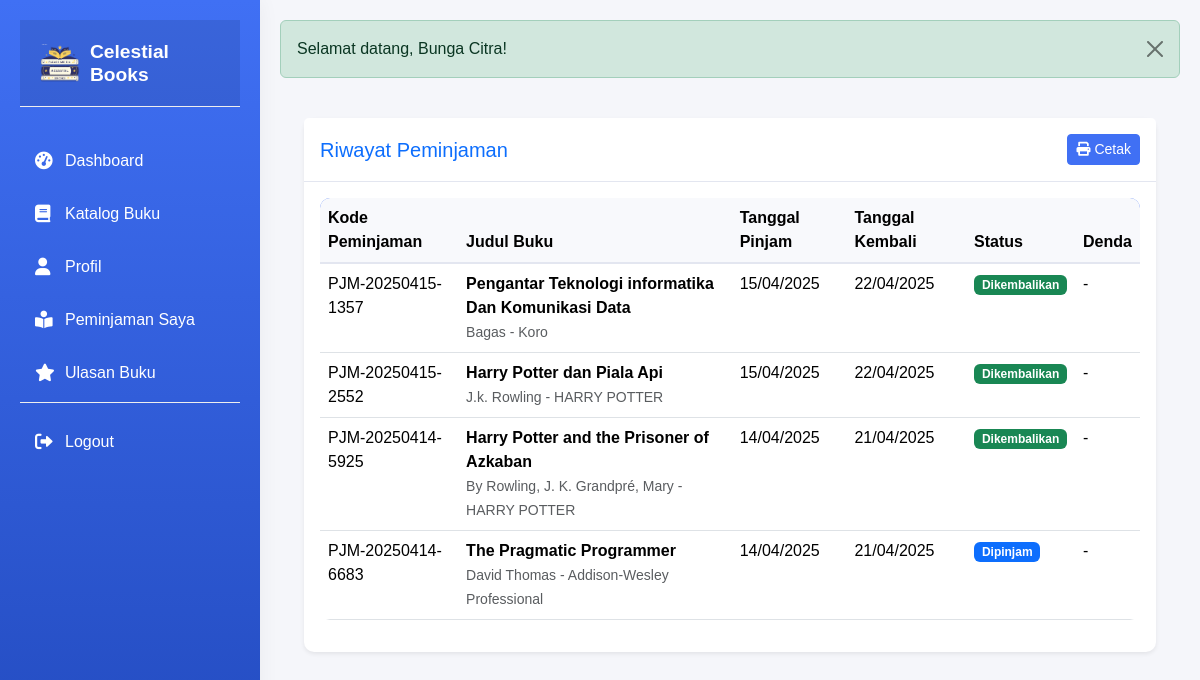
The app's page /modules/peminjam/reports/kartu_peminjaman.php (signed in) with its own data.
### tables this page shows
CREATE TABLE `peminjaman` (
  `id` int(11) NOT NULL,
  `kode_peminjaman` varchar(20) NOT NULL,
  `user_id` int(11) DEFAULT NULL,
  `buku_id` int(11) DEFAULT NULL,
  `tanggal_peminjaman` date NOT NULL,
  `tanggal_pengembalian` date NOT NULL,
  `tanggal_dikembalikan` date DEFAULT NULL,
  `status_peminjaman` enum('dipinjam','dikembalikan','terlambat') DEFAULT 'dipinjam',
  `denda` decimal(10,2) DEFAULT 0.00,
  `catatan` text DEFAULT NULL,
  `petugas_id` int(11) DEFAULT NULL,
  `created_at` timestamp NOT NULL DEFAULT current_timestamp(),
  `updated_at` timestamp NOT NULL DEFAULT current_timestamp() ON UPDATE current_timestamp()
);

CREATE TABLE `buku` (
  `id` int(11) NOT NULL,
  `kode_buku` varchar(20) NOT NULL,
  `judul` varchar(255) NOT NULL,
  `penulis` varchar(255) NOT NULL,
  `penerbit` varchar(255) NOT NULL,
  `tahun_terbit` int(11) NOT NULL,
  `isbn` varchar(20) DEFAULT NULL,
  `stok` int(11) NOT NULL DEFAULT 1,
  `cover_img` varchar(255) DEFAULT 'default_cover.jpg',
  `deskripsi` text DEFAULT NULL,
  `created_at` timestamp NOT NULL DEFAULT current_timestamp(),
  `updated_at` timestamp NOT NULL DEFAULT current_timestamp() ON UPDATE current_timestamp(),
  `rating` decimal(3,1) NOT NULL DEFAULT 0.0
);

### modules/peminjam/reports/kartu_peminjaman.php (the view, shortened to what this page needs)
<?php
$db = new Database();
$conn = $db->getConnection();
$stmt = $conn->prepare("
    SELECT p.*, b.judul, b.penulis, b.penerbit
    FROM peminjaman p
    JOIN buku b ON p.buku_id = b.id
    WHERE p.user_id = ?
    ORDER BY p.tanggal_peminjaman DESC
");
$stmt->execute([$_SESSION['user_id']]);
$loans = $stmt->fetchAll(PDO::FETCH_ASSOC);
include '../../../includes/header.php';
?>
<div class="container-fluid p-4">
    <div class="card border-0 shadow-sm">
        <div class="card-header bg-white py-3">
            <div class="row align-items-center">
                <div class="col">
                    <h5 class="mb-0 text-primary">Riwayat Peminjaman</h5>
                </div>
                <div class="col text-end">
                    <a href="#" onclick="window.print()" class="btn btn-primary btn-sm">
                        <i class="fas fa-print me-1"></i>Cetak
                    </a>
                </div>
            </div>
        </div>
        <div class="card-body">
            <div class="table-responsive">
                <table class="table table-hover">
                    <thead>
                        <tr>
                            <th>Kode Peminjaman</th>
                            <th>Judul Buku</th>
                            <th>Tanggal Pinjam</th>
                            <th>Tanggal Kembali</th>
                            <th>Status</th>
                            <th>Denda</th>
                        </tr>
                    </thead>
                    <tbody>
                        <?php foreach ($loans as $loan): ?>
                            <tr>
                                <td><?= htmlspecialchars($loan['kode_peminjaman']) ?></td>
                                <td>
                                    <div>
                                        <strong><?= htmlspecialchars($loan['judul']) ?></strong>
                                    </div>
                                    <small class="text-muted">
                                        <?= htmlspecialchars($loan['penulis']) ?> -
                                        <?= htmlspecialchars($loan['penerbit']) ?>
                                    </small>
                                </td>
                                <td><?= date('d/m/Y', strtotime($loan['tanggal_peminjaman'])) ?></td>
                                <td><?= date('d/m/Y', strtotime($loan['tanggal_pengembalian'])) ?></td>
                                <td>
                                    <?php
                                    $status_class = [
                                        'dipinjam' => 'primary',
                                        'dikembalikan' => 'success',
                                        'terlambat' => 'danger'
                                    ];
                                    $status = $loan['status_peminjaman'];
                                    $class = $status_class[$status] ?? 'secondary';
                                    ?>
                                    <span class="badge bg-<?= $class ?>">
                                        <?= ucfirst($status) ?>
                                    </span>
                                </td>
                                <td>
                                    <?php if ($loan['denda'] > 0): ?>
                                        <span class="text-danger">
                                            Rp <?= number_format($loan['denda'], 0, ',', '.') ?>
                                        </span>
                                    <?php else: ?>
                                        -
                                    <?php endif; ?>
                                </td>
                            </tr>
                        <?php endforeach; ?>
                    </tbody>
                </table>
            </div>
        </div>
    </div>
</div>
<?php include '../../../includes/footer.php'; ?>

### assets/css/style.css (style rules this page uses)
:root { --primary-color: #4070f4; --secondary-color: #0c134f; --success-color: #1cc88a; --info-color: #36b9cc; --warning-color: #f6c23e; --danger-color: #e74a3b; --white-color: #ffffff; --light-color: #f8f9fc; --dark-color: #5a5c69; --text-color: #333333; --text-light: #7f8c8d; --text-dark: #2c3e50; --sidebar-width: 260px; --header-height: 60px; --transition-speed: 0.3s; }
body { font-family: 'Nunito', sans-serif; background-color: #f5f6fa; color: var(--text-dark); }
.card { border: none; border-radius: 10px; box-shadow: 0 0.15rem 1.75rem 0 rgba(58, 59, 69, 0.15); transition: transform 0.3s ease; background-color: var(--white-color); }
.card-header { background-color: var(--white-color); border-bottom: 1px solid #e3e6f0; }
.btn-primary { background-color: var(--primary-color); border-color: var(--primary-color); }
.table { background-color: var(--white-color); border-radius: 10px; overflow: hidden; }
.table thead { background-color: var(--primary-color); color: var(--white-color); }
.table thead th { background-color: var(--light-color); border-bottom: 2px solid #e3e6f0; }

### records on screen
peminjaman: kode_peminjaman "PJM-20250415-1357", buku.judul "Pengantar Teknologi informatika Dan Komunikasi Data", buku.penulis "Bagas", buku.penerbit "Koro", tanggal_peminjaman "15/04/2025", tanggal_pengembalian "22/04/2025", status_peminjaman "Dikembalikan"
peminjaman: kode_peminjaman "PJM-20250415-2552", buku.judul "Harry Potter dan Piala Api", buku.penulis "J.k. Rowling", buku.penerbit "HARRY POTTER", tanggal_peminjaman "15/04/2025", tanggal_pengembalian "22/04/2025", status_peminjaman "Dikembalikan"
peminjaman: kode_peminjaman "PJM-20250414-5925", buku.judul "Harry Potter and the Prisoner of Azkaban", buku.penulis "By Rowling, J. K. Grandpré, Mary", buku.penerbit "HARRY POTTER", tanggal_peminjaman "14/04/2025", tanggal_pengembalian "21/04/2025", status_peminjaman "Dikembalikan"
peminjaman: kode_peminjaman "PJM-20250414-6683", buku.judul "The Pragmatic Programmer", buku.penulis "David Thomas", buku.penerbit "Addison-Wesley Professional", tanggal_peminjaman "14/04/2025", tanggal_pengembalian "21/04/2025", status_peminjaman "Dipinjam"

### other values on screen
APP_NAME "Celestial Books"
$alert['message'] "Selamat datang, Bunga Citra!"
